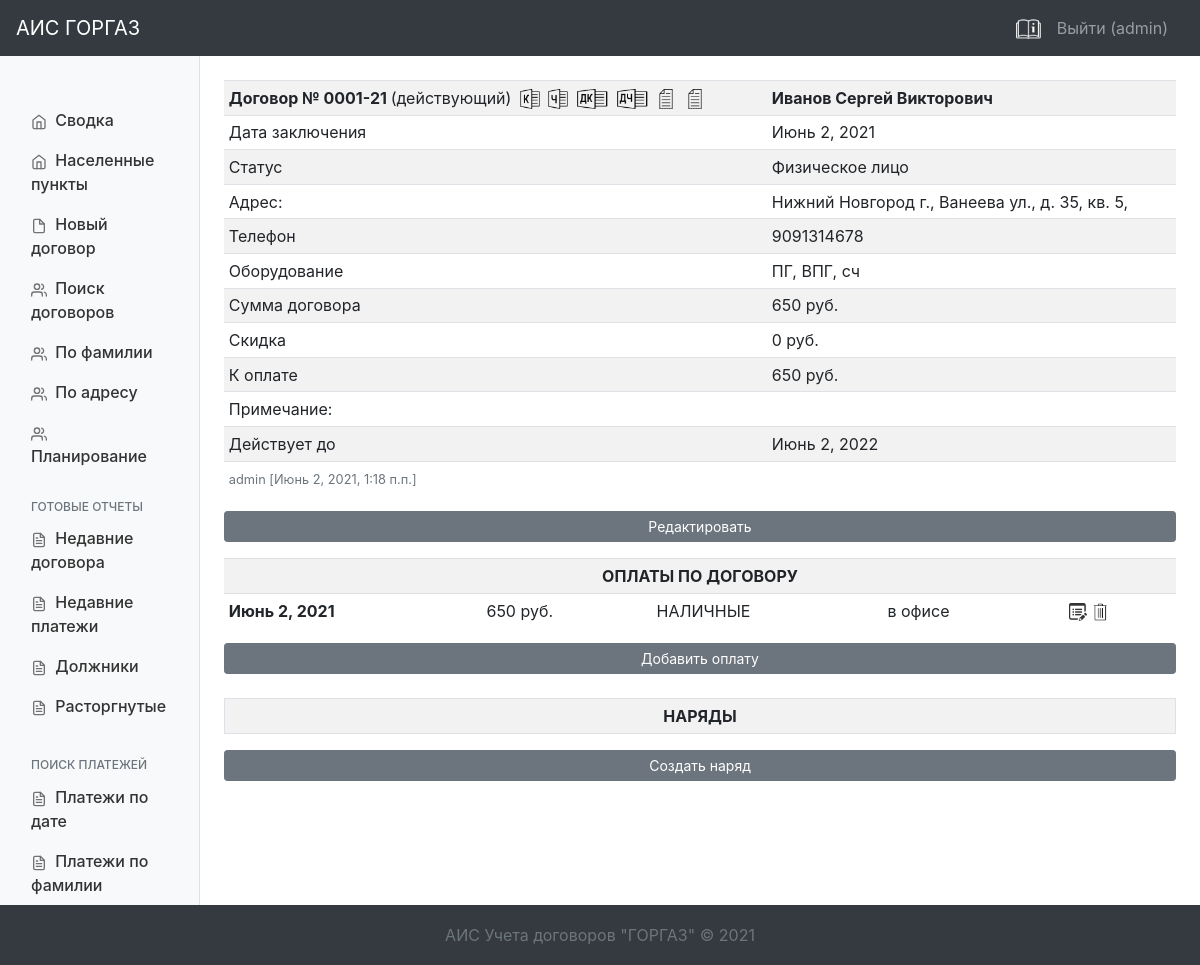
The app's page /dogovor/1/ (signed in) with its own data.
### dogovor/models.py (models this page shows, shortened)
class Dogovor(models.Model):
    name = models.CharField(max_length=200, blank=True, verbose_name='ФИО')
    number = models.CharField(max_length=15, blank=True, verbose_name='Номер договора')
    date = models.DateField(blank=True, verbose_name='Дата заключения договора')
    end_date = models.DateField(blank=True, null=True, verbose_name='Дата окончания договора')
    tel1 = models.CharField(max_length=10, blank=True, verbose_name='Телефон 1')
    tel2 = models.CharField(max_length=10, blank=True, verbose_name='Телефон 2')
    tel3 = models.CharField(max_length=100, blank=True, verbose_name='Телефон 3')
    fiz = models.BooleanField(verbose_name='Физлицо')
    address_city = models.CharField(max_length=100, blank=True, verbose_name='Населенный пункт')
    address_street = models.CharField(max_length=200, blank=True, verbose_name='Улица')
    address_house = models.CharField(max_length=50, blank=True, verbose_name='Дом')
    address_kv = models.CharField(max_length=10, blank=True, verbose_name='Квартира')
    equip = models.CharField(max_length=200, blank=True, verbose_name='Оборудование')
    sum = models.IntegerField(blank=True, verbose_name='Сумма')
    discount = models.IntegerField(blank=True, verbose_name='Скидка', default=0)
    amount = models.IntegerField(blank=True, verbose_name='Итого')
    comment = models.CharField(max_length=500, blank=True, verbose_name='Примечание')
    id_old = models.IntegerField(null=True, verbose_name='Old Id', default=None)
    active = models.BooleanField(default=True, verbose_name='Действующий')   # Действует / Расторгнут
    created_by = models.ForeignKey(settings.AUTH_USER_MODEL, on_delete=models.PROTECT)
    create_time = models.DateTimeField(auto_now=True, null=True, verbose_name='Время обновления договора')
    terminate_date = models.DateField(null=True, blank=True, verbose_name='Дата расторжения договора')
    def is_expired(self):
        if self.end_date is None:
            return False
        else:
            if self.end_date <= datetime.now().date():
                return True
            else:
                return False
    class Meta:
        verbose_name = 'Договор'
        verbose_name_plural = 'Договора'

class Payment(models.Model):
    dogovor_id = models.ForeignKey(Dogovor, on_delete=models.CASCADE)
    pay_type = models.BooleanField(verbose_name='Наличные')
    date = models.DateField(blank=False, verbose_name='Дата оплаты')
    amount = models.IntegerField(blank=False, verbose_name='Сумма')
    pay_place = models.CharField(max_length=50, blank=True, verbose_name='Место оплаты', default='В офисе')
    comment = models.CharField(max_length=500, blank=True, verbose_name='Примечание', null=True)
    dolg = models.BooleanField(blank=False, null=False, default=False, verbose_name='Долг')
    created_by = models.ForeignKey(settings.AUTH_USER_MODEL, on_delete=models.PROTECT)
    create_time = models.DateTimeField(auto_now=True, null=True, verbose_name='Время обновления платежа')
    class Meta:
        verbose_name = 'Оплата'
        verbose_name_plural = 'Оплаты'

### dogovor/views.py (the view)
# urls.py: path('dogovor/<int:dogovor_id>/', views.dogovor_view, name='dogovor'),
def dogovor_view(request, dogovor_id):
    dogovor = get_object_or_404(Dogovor, pk=dogovor_id)
    payments = Payment.objects.filter(dogovor_id=dogovor_id).order_by('date')
    orders = Order.objects.filter(dogovor_id=dogovor_id).order_by('date')
    data = {
        'dogovor': dogovor,
        'payments': payments,
        'orders': orders,
    }
    return render(request, 'dogovor/dogovor.html', data)

### templates/dogovor/dogovor.html (shortened to what this page needs)
{% extends 'dogovor/base.html' %}
{% load static %}
{% block content %}
<main class="col-md-9 ms-sm-auto col-lg-10 px-md-4 flex-fill">
    <div class="table-responsive mt-4">
        <table class="table table-sm table-striped">
            <tbody  class="{% if not dogovor.active %}redbg{% endif %}">
                <tr>
                    <td>
                        <b>
                            Договор № {{ dogovor.number }}
                        </b>
                        {% if dogovor.active %}
                        (действующий)
                        {% else %}
                        (расторгнут)
                        {% endif %}
                        <a href="/doc1/{{ dogovor.id }}" style="text-decoration: none;">
                            <img src="{% static 'images/word_k.png' %}" height="20px" class="ml-1">
                        </a>
                        <a href="/doc2/{{ dogovor.id }}" style="text-decoration: none;">
                            <img src="{% static 'images/word_h.png' %}" height="20px" class="ml-1">
                        </a>
                        <a href="/doc3/{{ dogovor.id }}" style="text-decoration: none;">
                            <img src="{% static 'images/word_adv1.png' %}" height="20px" class="ml-1">
                        </a>
                        <a href="/doc4/{{ dogovor.id }}" style="text-decoration: none;">
                            <img src="{% static 'images/word_adv2.png' %}" height="20px" class="ml-1">
                        </a>
                        <a href="/doc5/{{ dogovor.id }}" style="text-decoration: none;">
                            <img src="{% static 'images/kvit.png' %}" height="20px" class="ml-1">
                        </a>
                        <a href="/doc6/{{ dogovor.id }}" style="text-decoration: none;" target="_blank">
                            <img src="{% static 'images/kvit.png' %}" height="20px" class="ml-1">
                        </a>
                    </td>
                    <td>
                        <b>
                            {{ dogovor.name }}
                        </b>
                    </td>
                </tr>
                <tr>
                    <td>
                        Дата заключения
                    </td>
                    <td>
                        {{ dogovor.date }}
                    </td>
                </tr>
                <tr>
                    <td>
                        Статус
                    </td>
                    <td>
                        {% if dogovor.fiz %}Физическое лицо
                        {% else %}Юридическое лицо
                        {% endif %}
                    </td>
                </tr>
                <tr>
                    <td>Адрес:</td>
                    <td>{{ dogovor.address_city }}, {{ dogovor.address_street }}, д. {{ dogovor.address_house }},
                        {% if dogovor.address_kv %}
                            кв. {{ dogovor.address_kv }},
                        {% endif %}
                    </td>
                </tr>
                <tr>
                    <td>Телефон</td>
                    <td>
                        {% if dogovor.tel1 %}{{ dogovor.tel1 }}<br>{% endif %}
                    </td>
                </tr>
                <tr>
                    <td>
                        Оборудование
                    </td>
                    <td>
                        {{ dogovor.equip }}
                    </td>
                </tr>
                <tr>
                    <td>
                        Сумма договора
                    </td>
                    <td>
                        {{ dogovor.sum }} руб.
                    </td>
                </tr>
                <tr>
                    <td>
                        Скидка
                    </td>
                    <td>
                        {{ dogovor.discount }} руб.
                    </td>
                </tr>
                <tr>
                    <td>
                        К оплате
                    </td>
                    <td>
                        {{ dogovor.amount }} руб.
                    </td>
                </tr>
                <tr>
                    <td>
                        Примечание:
                    </td>
                    <td>
                    </td>
                </tr>
                <tr class="{% if dogovor.active and dogovor.is_expired %}yellowbg{% endif %}">
                    <td>
                        Действует до
                    </td>
                    <td>
                        {% if dogovor.end_date %} {{ dogovor.end_date }} {% else %} - {% endif %}
                    </td>
                </tr>
                <tr>
                    <td>
                        <small class="text-muted">{{ dogovor.created_by }} [{{ dogovor.create_time }}]</small>
                    </td>
                    <td>
                    </td>
                </tr>
            </tbody>
        </table>
    </div>
    <a href="update/" class="btn btn-secondary btn-sm btn-block">Редактировать</a>
    <div class="table-responsive mt-3">
        <table class="table table-sm table-striped">
            <tbody>
                <tr>
                    <td colspan="6" class="text-center">
                        <b>ОПЛАТЫ ПО ДОГОВОРУ</b>
                    </td>
                </tr>
                {% if payments %}
                {% for item in payments %}
                <tr class="{% if item.dolg %}redtext{% endif %}">
                    <td data-toggle="tooltip" title="Создано: {{ item.created_by }} [{{ item.create_time }}]">
                        <b>{{ item.date }}</b>
                    </td>
                    <td>
                        {{ item.amount }} руб.
                    </td>
                    <td>
                        {% if item.pay_type %}НАЛИЧНЫЕ
                        {% else %}БЕЗНАЛ
                        {% endif %}
                    </td>
                    <td>
                        {{ item.pay_place }}
                    </td>
                    <td>
                    </td>
                    <td>
                        <a href="/updatepay/{{ item.id }}" style="text-decoration: none;">
                            <img src="{% static 'images/edit.png' %}" width="18px">
                        </a>
                        <a href="#" style="text-decoration: none;" onclick="delete_payment({{ item.id }});">
                            <img src="{% static 'images/del.png' %}" width="18px">
                        </a>
                    </td>
                </tr>
            {% endfor %}
            {% else %}
                <tr>
                    <td colspan="5" class="text-center">
                        <b>Оплат по договору не производилось</b>
                    </td>
                </tr>
            {% endif %}
            </tbody>
        </table>
        <a href="newpay/" class="btn btn-secondary btn-sm btn-block mb-2">Добавить оплату</a>
    </div>
    <div class="table-responsive mt-3">
        <table class="table table-sm table-striped border">
            <tbody>
            <tr>
                <td colspan="7" class="text-center">
                    <b>НАРЯДЫ</b>
                </td>
            </tr>
            </tbody>
        </table>
    </div>
    <a href="/neworder/?d={{ dogovor.id }}" class="btn btn-secondary btn-sm btn-block mb-2">Создать наряд</a>
</main>
{% endblock %}

### templates/dogovor/base.html (shortened to what this page needs)
{% load static %}
<!DOCTYPE html>
<html lang="ru">
<head>
    <link rel="stylesheet" href="{% static '/css/main.css' %}">
    <link rel="stylesheet" href="{% static '/css/print.css' %}">
    <link rel="stylesheet" href="{% static '/css/bootstrap.min.css' %}">
    <link href="{% static '/css/bootstrap-select.min.css' %}" rel="stylesheet">
    <link rel="stylesheet" href="{% static '/css/jquery-ui.css' %}">
</head>
<body>
<header>
     <nav class="navbar navbar-dark bg-dark d-print-none">
         <a class="navbar-brand" href="/">АИС ГОРГАЗ</a>
         <a class="navbar-brand ml-auto" href="{% static '/doc/manual.pdf' %}" target="_blank">
             <img src="{% static 'images/manual.png' %}" width="25px">
         </a>
         <ul class="navbar-nav mr-3">
             <li class="nav-item">
                 {% if user.is_authenticated %}
                    <a class="nav-link" href="{% url 'logout' %}">Выйти ({{ user.username }})</a>
                    {% else %}
                    <a class="nav-link" href="{% url 'login' %}">Вход</a>
                    {% endif %}
             </li>
         </ul>
     </nav>
</header>
    <div class="container-fluid d-print-none">
        <div class="row flex-fill">
            {% if user.is_authenticated %}
                {% include 'inc/_nav.html' %}
                {% block content %}{% endblock %}
            {% else %}
                {% include 'inc/_login.html' %}
            {% endif %}
        </div>
    </div>
<footer class="footer bg-dark d-print-none">
    <div class="mainfooter">
        <span class="text-muted">АИС Учета договоров "ГОРГАЗ" © 2021</span>
    </div>
</footer>
</body>
</html>

### dogovor/static/css/main.css (style rules this page uses)
html, body, { height: 100%; }
.container-fluid { min-height: calc(100vh - 116px); }
.flex-fill { min-height: calc(100vh - 116px); }
body { font-size: .875rem; margin-bottom: 60px; }
.footer > .mainfooter { text-align: center; height: 60px; line-height: 60px; padding-right: 15px; padding-left: 15px; }

### records on screen
Dogovor: number "0001-21", name "Иванов Сергей Викторович", date "Июнь 2, 2021", address_city "Нижний Новгород г.", address_street "Ванеева ул.", address_house "35", address_kv "5", tel1 "9091314678", equip "ПГ, ВПГ, сч", sum "650", discount "0", amount "650", end_date "Июнь 2, 2022", created_by "admin", create_time "Июнь 2, 2021, 1:18 п.п."
Payment: date "Июнь 2, 2021", amount "650", pay_type "НАЛИЧНЫЕ", pay_place "в офисе"

### other values on screen
{{ user.username }} "admin"
